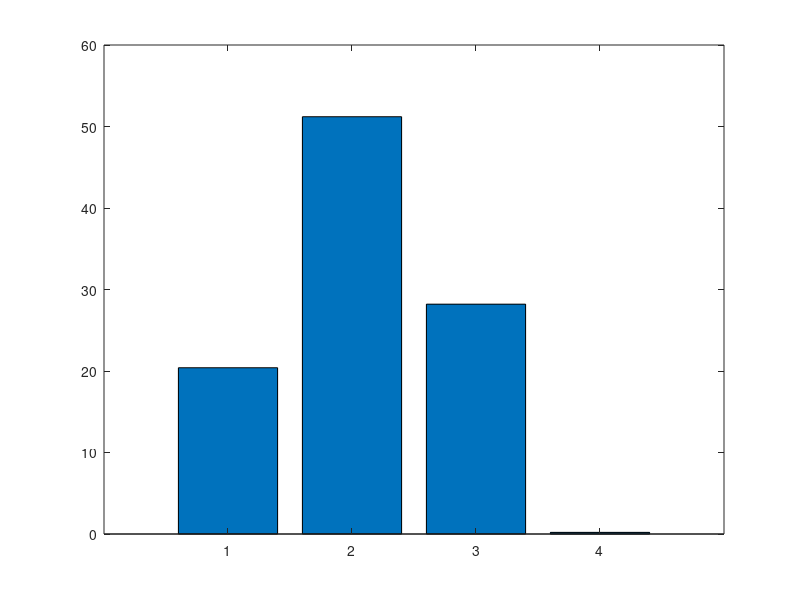

MATLAB code for this plot: (Note: this script raises an error after producing the figure.)

% Population ages 18 to 24

% Education categories
education = {
    'Less than high school graduate'
    'High school graduate (includes equivalency)'
    'Some college or associate''s degree'
    'Bachelor''s degree or higher'
};

% Population percentages
data = [20.4; 51.2; 28.2; 0.2];

% Create bar chart
figure;
b = bar(data);

% Add values on top of each bar
xtips = b.XEndPoints;
ytips = b.YEndPoints;
labels = string(data);

text(xtips, ytips, labels, ...
    'HorizontalAlignment', 'center', ...
    'VerticalAlignment', 'bottom', ...
    'FontSize', 11);

% Add labels and title
xticks(1:4);
xticklabels(education);
xtickangle(20);

xlabel('Education Level');
ylabel('Percentage (%)');
title('Population Ages 18 to 24 by Education Level');

% Graph formatting
ylim([0 60]);
grid on;
set(gca, 'FontSize', 10);
